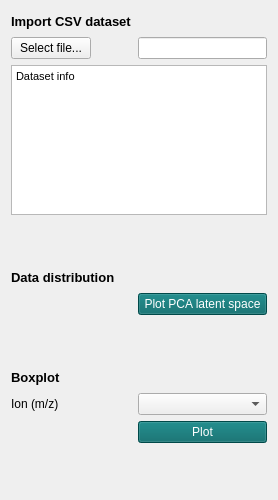
  <widget class="QWidget" name="tab_10">
   <attribute name="title">
    <string>Statistical analysis</string>
   </attribute>
   <layout class="QFormLayout" name="formLayout_11">
    <item row="0" column="0">
     <widget class="QLabel" name="label_65">
      <property name="font">
       <font>
        <pointsize>10</pointsize>
        <weight>75</weight>
        <bold>true</bold>
       </font>
      </property>
      <property name="styleSheet">
       <string notr="true"/>
      </property>
      <property name="text">
       <string>Import CSV dataset</string>
      </property>
     </widget>
    </item>
    <item row="0" column="1">
     <spacer name="horizontalSpacer_4">
      <property name="orientation">
       <enum>Qt::Horizontal</enum>
      </property>
      <property name="sizeHint" stdset="0">
       <size>
        <width>40</width>
        <height>20</height>
       </size>
      </property>
     </spacer>
    </item>
    <item row="1" column="0">
     <widget class="QPushButton" name="importStat">
      <property name="text">
       <string>Select file...</string>
      </property>
     </widget>
    </item>
    <item row="1" column="1">
     <widget class="QLineEdit" name="fileStat">
      <property name="readOnly">
       <bool>true</bool>
      </property>
     </widget>
    </item>
    <item row="2" column="0" colspan="2">
     <widget class="QTextBrowser" name="infoStat">
      <property name="sizePolicy">
       <sizepolicy hsizetype="Expanding" vsizetype="Preferred">
        <horstretch>0</horstretch>
        <verstretch>0</verstretch>
       </sizepolicy>
      </property>
      <property name="maximumSize">
       <size>
        <width>16777215</width>
        <height>150</height>
       </size>
      </property>
      <property name="html">
       <string>&lt;!DOCTYPE HTML PUBLIC &quot;-//W3C//DTD HTML 4.0//EN&quot; &quot;http://www.w3.org/TR/REC-html40/strict.dtd&quot;&gt;
&lt;html&gt;&lt;head&gt;&lt;meta name=&quot;qrichtext&quot; content=&quot;1&quot; /&gt;&lt;style type=&quot;text/css&quot;&gt;
p, li { white-space: pre-wrap; }
&lt;/style&gt;&lt;/head&gt;&lt;body style=&quot; font-family:'MS Shell Dlg 2'; font-size:6.6pt; font-weight:400; font-style:normal;&quot;&gt;
&lt;p style=&quot; margin-top:0px; margin-bottom:0px; margin-left:0px; margin-right:0px; -qt-block-indent:0; text-indent:0px;&quot;&gt;&lt;span style=&quot; font-size:8.25pt;&quot;&gt;Dataset info&lt;/span&gt;&lt;/p&gt;&lt;/body&gt;&lt;/html&gt;</string>
      </property>
     </widget>
    </item>
    <item row="3" column="0" colspan="2">
     <spacer name="verticalSpacer_12">
      <property name="orientation">
       <enum>Qt::Vertical</enum>
      </property>
      <property name="sizeType">
       <enum>QSizePolicy::Fixed</enum>
      </property>
      <property name="sizeHint" stdset="0">
       <size>
        <width>20</width>
        <height>40</height>
       </size>
      </property>
     </spacer>
    </item>
    <item row="4" column="0">
     <widget class="QLabel" name="label_62">
      <property name="font">
       <font>
        <pointsize>10</pointsize>
        <weight>75</weight>
        <bold>true</bold>
       </font>
      </property>
      <property name="styleSheet">
       <string notr="true"/>
      </property>
      <property name="text">
       <string>Data distribution</string>
      </property>
     </widget>
    </item>
    <item row="4" column="1">
     <spacer name="horizontalSpacer_5">
      <property name="orientation">
       <enum>Qt::Horizontal</enum>
      </property>
      <property name="sizeHint" stdset="0">
       <size>
        <width>40</width>
        <height>20</height>
       </size>
      </property>
     </spacer>
    </item>
    <item row="5" column="1">
     <widget class="QPushButton" name="distributionPCA">
      <property name="styleSheet">
       <string notr="true">background-color: #006666;
color: rgb(255, 255, 255);</string>
      </property>
      <property name="text">
       <string>Plot PCA latent space</string>
      </property>
     </widget>
    </item>
    <item row="6" column="0" colspan="2">
     <spacer name="verticalSpacer_17">
      <property name="orientation">
       <enum>Qt::Vertical</enum>
      </property>
      <property name="sizeType">
       <enum>QSizePolicy::Fixed</enum>
      </property>
      <property name="sizeHint" stdset="0">
       <size>
        <width>20</width>
        <height>40</height>
       </size>
      </property>
     </spacer>
    </item>
    <item row="7" column="0">
     <widget class="QLabel" name="label_89">
      <property name="font">
       <font>
        <pointsize>10</pointsize>
        <weight>75</weight>
        <bold>true</bold>
       </font>
      </property>
      <property name="styleSheet">
       <string notr="true"/>
      </property>
      <property name="text">
       <string>Boxplot</string>
      </property>
     </widget>
    </item>
    <item row="7" column="1">
     <spacer name="horizontalSpacer_15">
      <property name="orientation">
       <enum>Qt::Horizontal</enum>
      </property>
      <property name="sizeHint" stdset="0">
       <size>
        <width>40</width>
        <height>20</height>
       </size>
      </property>
     </spacer>
    </item>
    <item row="8" column="0">
     <widget class="QLabel" name="label_23">
      <property name="text">
       <string>Ion (m/z)</string>
      </property>
     </widget>
    </item>
    <item row="8" column="1">
     <widget class="QComboBox" name="statIonCombo"/>
    </item>
    <item row="10" column="0" colspan="2">
     <spacer name="verticalSpacer_31">
      <property name="orientation">
       <enum>Qt::Vertical</enum>
      </property>
      <property name="sizeType">
       <enum>QSizePolicy::Fixed</enum>
      </property>
      <property name="sizeHint" stdset="0">
       <size>
        <width>20</width>
        <height>40</height>
       </size>
      </property>
     </spacer>
    </item>
    <item row="9" column="1">
     <widget class="QPushButton" name="boxplotButton">
      <property name="styleSheet">
       <string notr="true">background-color: #006666;
color: rgb(255, 255, 255);</string>
      </property>
      <property name="text">
       <string>Plot</string>
      </property>
     </widget>
    </item>
   </layout>
  </widget>
